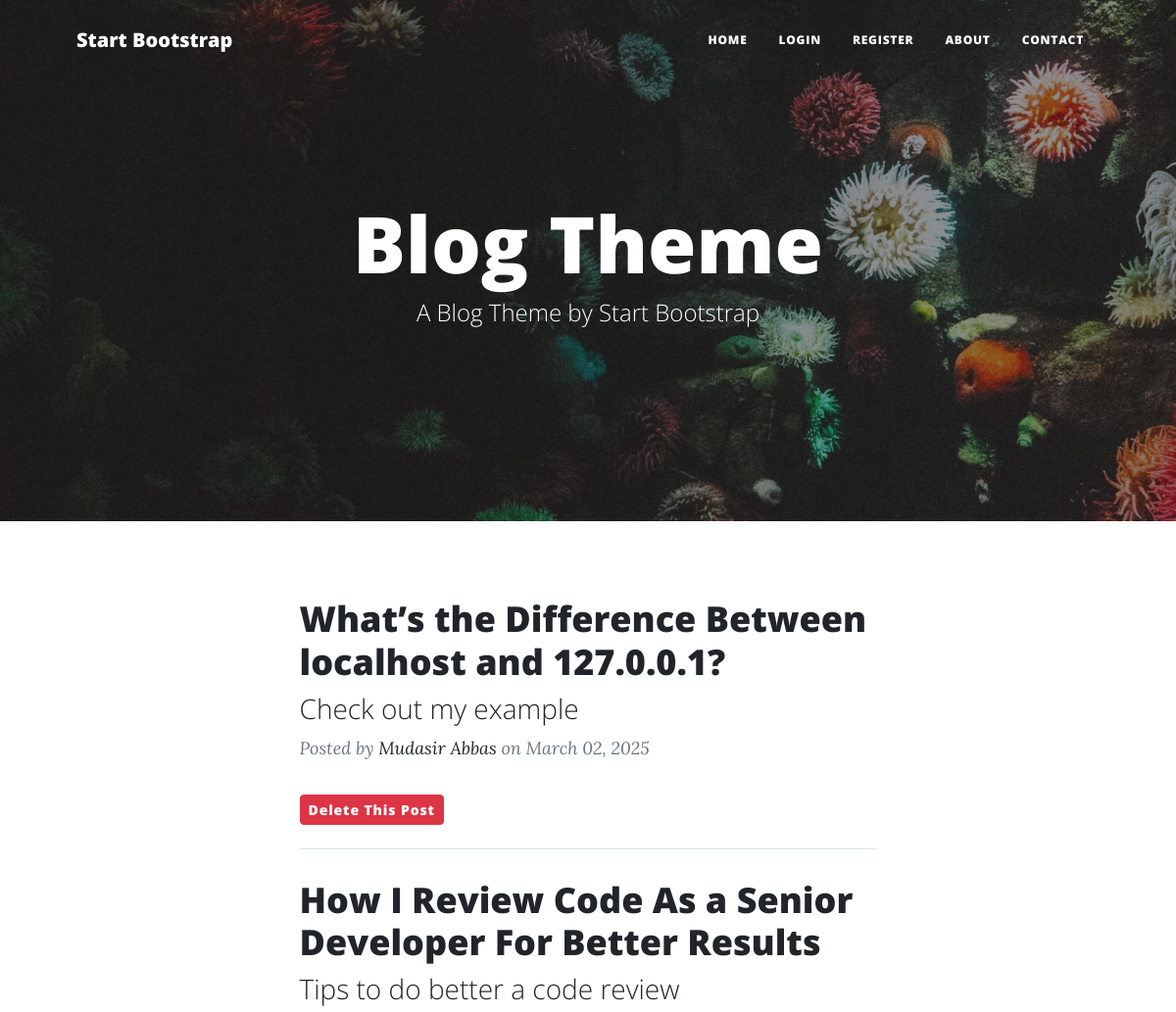
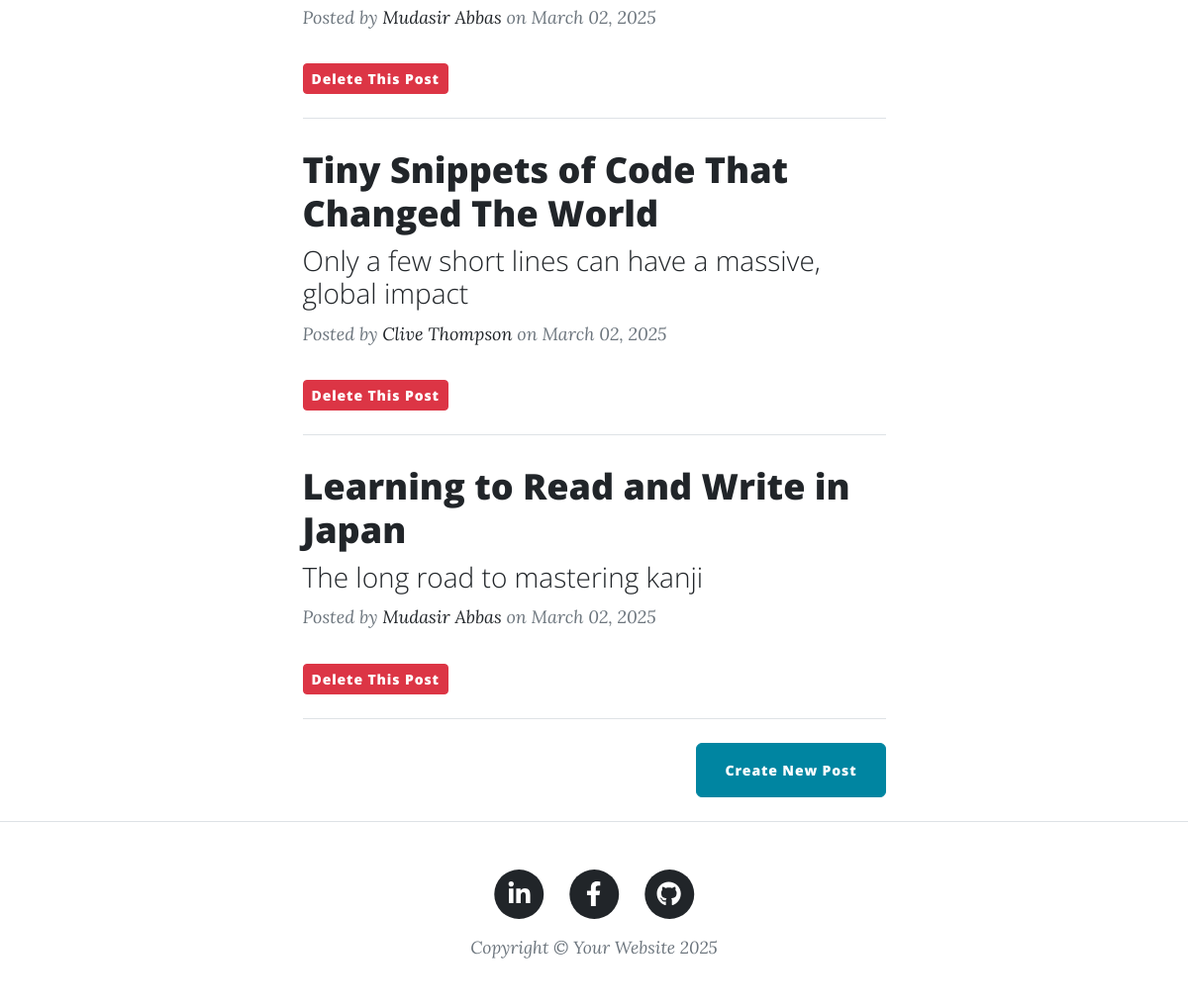
The page / on the database its author committed (2 pictures, top to bottom).
### tables this page shows
CREATE TABLE blog_post (
                id INTEGER PRIMARY KEY,
                title TEXT NOT NULL UNIQUE,
                subtitle TEXT NOT NULL,
                date TEXT NOT NULL,
                body TEXT NOT NULL,
                author TEXT NOT NULL,
                img_url TEXT NOT NULL,
                author_id INTEGER NOT NULL,
                FOREIGN KEY (author_id) REFERENCES user(id) ON DELETE CASCADE
            );

### main.py (the view)
@app.route('/')
def get_all_posts():
    with sqlite3.connect(DB_PATH) as conn:
        cursor = conn.cursor()
        cursor.execute("SELECT * FROM blog_post")
        blog_post = cursor.fetchall()
    posts = [blog for blog in blog_post]
    return render_template("index.html", all_posts=posts, current_user=current_user)

### templates/index.html (shortened to what this page needs)
{% include "header.html" %}
<header class="masthead" style="background-image: url('../static/assets/img/home-bg.jpg')">
    <div class="container position-relative px-4 px-lg-5">
        <div class="row gx-4 gx-lg-5 justify-content-center">
            <div class="col-md-10 col-lg-8 col-xl-7">
                <div class="site-heading">
                    {% if current_user.first_name: %}
                    <h1>{{ current_user.first_name }} Blog </h1>
                    {% else: %}
                    <h1>Blog Theme</h1>
                    {% endif %}
                    <span class="subheading">A Blog Theme by Start Bootstrap</span>
                </div>
            </div>
        </div>
    </div>
</header>
<div class="container px-4 px-lg-5">
    <div class="row gx-4 gx-lg-5 justify-content-center">
        <div class="col-md-10 col-lg-8 col-xl-7">
            {% for post in all_posts %}
            <div class="post-preview">
                <a href="{{ url_for('show_post', post_id=post[0]) }}">
                    <h2 class="post-title">{{ post[1] }}</h2>
                    <h3 class="post-subtitle">{{ post[2] }}</h3>
                </a>
                <p class="post-meta">
                    Posted by
                    <a href="#">{{ post[5] }}</a>
                    on {{ post[3] }}
                </p>
                <form action="{{ url_for('delete_post', post_id=post[0]) }}" method="POST" style="display:inline;">
                    <button type="submit" class="btn btn-danger btn-sm"
                            onclick="return confirm('Are you sure you want to delete this post?')">
                        Delete This Post
                    </button>
                </form>
            </div>
            <hr class="my-4" />
            {% endfor %}
            <div class="d-flex justify-content-end mb-4">
                <a class="btn btn-primary float-right" href="{{ url_for('add_new_post') }}">Create New Post</a>
            </div>
            </div>
        </div>
    </div>
{% include "footer.html" %}

### templates/header.html (shortened to what this page needs)
<!DOCTYPE html>
<html lang="en">
<head>
    {% block styles %}
    {{ bootstrap.load_css() }}
    <link
            href="{{ url_for('static', filename='css/styles.css') }}"
            rel="stylesheet"/>
    {% endblock %}
</head>
<body>
<nav class="navbar navbar-expand-lg navbar-light" id="mainNav">
    <div class="container px-4 px-lg-5">
        <a class="navbar-brand" href="/">Start Bootstrap</a>
        <div class="collapse navbar-collapse" id="navbarResponsive">
            <ul class="navbar-nav ms-auto py-4 py-lg-0">
                <li class="nav-item">
                    <a
                            class="nav-link px-lg-3 py-3 py-lg-4"
                            href="{{ url_for('get_all_posts') }}">Home</a>
                </li>
                {% if not current_user.is_authenticated: %}
                <li class="nav-item">
                    <a
                            class="nav-link px-lg-3 py-3 py-lg-4"
                            href="{{ url_for('login') }}">Login</a>
                </li>
                <li class="nav-item">
                    <a
                            class="nav-link px-lg-3 py-3 py-lg-4"
                            href="{{ url_for('register') }}">Register</a>
                </li>
                {% else: %}
                <li class="nav-item">
                    <a
                        class="nav-link px-lg-3 py-3 py-lg-4"
                        href="{{ url_for('logout') }}">Log Out</a>
            </li>
                {% endif %}
                <li class="nav-item">
                    <a
                            class="nav-link px-lg-3 py-3 py-lg-4"
                            href="{{ url_for('about') }}">About</a>
                </li>
                <li class="nav-item">
                    <a
                            class="nav-link px-lg-3 py-3 py-lg-4"
                            href="{{ url_for('contact') }}">Contact</a>
                </li>
            </ul>
        </div>
    </div>
</nav>
</body>
</html>

### templates/footer.html (shortened to what this page needs)
<footer class="border-top">
    <div class="container px-4 px-lg-5">
        <div class="row gx-4 gx-lg-5 justify-content-center">
            <div class="col-md-10 col-lg-8 col-xl-7">
                <ul class="list-inline text-center">
                    <li class="list-inline-item">
                        <a href="https://www.linkedin.com/in/mjeyz/">
                            <span class="fa-stack fa-lg">
                                <i class="fas fa-circle fa-stack-2x"></i>
                                <i class="fab fa-linkedin-in fa-stack-1x fa-inverse"></i>
                            </span>
                        </a>
                    </li>
                    <li class="list-inline-item">
                        <a href="https://www.facebook.com/profile.php?id=61566127081692">
                                  <span class="fa-stack fa-lg">
                                      <i class="fas fa-circle fa-stack-2x"></i>
                                      <i class="fab fa-facebook-f fa-stack-1x fa-inverse"></i>
                                  </span>
                        </a>
                    </li>
                    <li class="list-inline-item">
                        <a href="https://github.com/mjeyz">
                                  <span class="fa-stack fa-lg">
                                      <i class="fas fa-circle fa-stack-2x"></i>
                                      <i class="fab fa-github fa-stack-1x fa-inverse"></i>
                                  </span>
                        </a>
                    </li>
                </ul>
                <div class="small text-center text-muted fst-italic">Copyright &copy; Your Website 2025</div>
            </div>
        </div>
    </div>
</footer>
</body>
</html>

### rows shown on the page
blog_post: title "What’s the Difference Between localhost and 127.0.0.1?", subtitle "Check out my example", author "Mudasir Abbas", date "March 02, 2025"
blog_post: title "How I Review Code As a Senior Developer For Better Results", subtitle "Tips to do better a code review", author "Mudasir Abbas", date "March 02, 2025"
blog_post: title "Tiny Snippets of Code That Changed The World", subtitle "Only a few short lines can have a massive, global impact", author "Clive Thompson", date "March 02, 2025"
blog_post: title "Learning to Read and Write in Japan", subtitle "The long road to mastering kanji", author "Mudasir Abbas", date "March 02, 2025"
